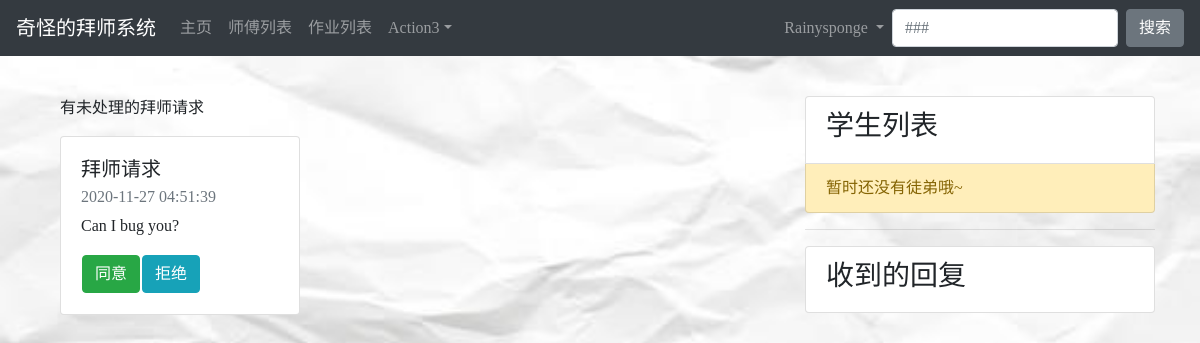
The page /Apprenticeship/require/ (signed in) on the database as committed earlier.
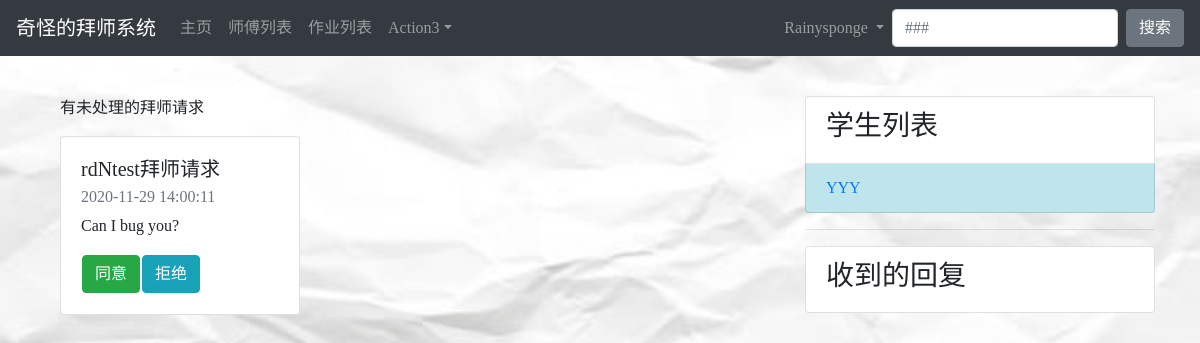
The same page on the database as committed later.
### Apprenticeship/models.py (models this page shows, shortened)
class ApprenticeRequest(models.Model):
    user = models.ForeignKey(User, on_delete=models.DO_NOTHING, null=True)
    teacher = models.ForeignKey(Teacher, on_delete=models.DO_NOTHING)
    created_time = models.DateTimeField(auto_now_add=True)
    result = models.IntegerField(default=0)  # 0表示请求中，1表示请求成功，2表示请求失败

### user/models.py (models this page shows, shortened)
class Student(models.Model):
    user = models.OneToOneField(User, on_delete=models.CASCADE, null=True)
    student_name = models.CharField(max_length=10, null=True)
    enter_time = models.DateTimeField(null=True, blank=True)
    help = models.CharField(max_length=50, null=True)
    self_introduction = RichTextUploadingField(null=True)

### Apprenticeship/views.py (the view)
# urls.py: path('require/', views.Apprentice_detail, name='Apprentice_detail'),
def Apprentice_detail(request):
    user = request.user
    teacher = Teacher.objects.get(user=user)
    apprentice_requests = ApprenticeRequest.objects.filter(teacher=teacher, result=0)
    my_students_requests = ApprenticeRequest.objects.filter(teacher=teacher, result=1)
    response_list = ApprenticeRequest.objects.filter(user=user)
    context = {}
    context['response_list'] = response_list
    context['apprentice_requests'] = apprentice_requests
    context['my_students_requests'] = my_students_requests[0:4]
    context['my_students_nums'] = len(my_students_requests)
    return render(request, 'Apprenticeship/Apprentice_detail.html', context)

### user/models.py (called while the page is built)
def get_teacher(self):
    if Teacher.objects.filter(user=self).exists():
        teacher = Teacher.objects.get(user=self)
        return teacher
    else:
        return ''

def get_Profile(self):
    if Profile.objects.filter(user=self).exists():
        profile = Profile.objects.get(user=self)
        return profile
    else:
        return ''

### Apprenticeship/templates/Apprenticeship/Apprentice_detail.html (shortened to what this page needs)
{% extends 'base.html' %}
{% block bodyBack %}
<body class="bg-light" style="background-image:url('/media/apprentice_bg.jpg');background-repeat:no-repeat ;background-size:100% 100%; background-attachment: fixed;">
{% endblock %}
{% block content %}
    <br>
    <br>
    <div class="container">
        <div class="row">
            <div class="col-md-8">
                <div class="container">
                    <div class="row row-cols-3">
                        {% for apprentice_request in apprentice_requests %}
                        <div class="col">
                            <p>有未处理的拜师请求</p>
                            <div class="card" style="width: 15rem;">
                                <div class="card-body">
                                    <h5 class="card-title">{{ apprentice_request.user.student.student_name  }}拜师请求</h5>
                                    <h6 class="card-subtitle mb-2 text-muted">{{ apprentice_request.created_time|date:"Y-m-d H:i:s"  }}</h6>
                                    <p class="card-text">
                                        {% if apprentice_request.user.student.help %}
                                            {{ apprentice_request.user.student.help  }}
                                        {% else %}
                                            Can I bug you?
                                        {% endif %}
                                    </p>
                                    <table>
                                        <tr>
                                         <td>
                                            <form action="{% url 'Apprentice_agree' apprentice_request.pk %}" method="POST" style="overflow:hidden">
                                                <button type="submit" class="btn btn-success" onclick="apprenticeAgree()">同意</button>
                                            </form>
                                         </td>
                                         <td>
                                            <form action="{% url 'Apprentice_refuse' apprentice_request.pk %}" method="POST" style="overflow:hidden">
                                                <button type="submit" class="btn btn-info" onclick="apprenticeRefuse()">拒绝</button>
                                            </form>
                                         </td>
                                        </tr>
                                       </table>
                                </div>
                            </div>
                        </div>
                {% endfor %}
                    </div>
                </div>
            </div>
            <div class="col-md-4">
                    <ul class="list-group">
                        <li class="list-group-item"><h3>学生列表</h3></li>
                        {% for my_students_request in my_students_requests %}
                            {% if my_students_request.user.student.student_name %}
                                <li class="list-group-item list-group-item-info">
                                    <a href="{% url 'student_info_outside' my_students_request.user.pk %}" >
                                        {{ my_students_request.user.student.student_name }}
                                    </a>
                                </li>
                            {% else %}
                            <li class="list-group-item list-group-item-info">
                                一个不愿意透露姓名的学生
                            </li>
                            {% endif %}
                        {% empty %}
                            <li class="list-group-item list-group-item-warning">暂时还没有徒弟哦~</li>
                        {% endfor %}
                      </ul>
                      <hr>
                      <ul class="list-group">
                        <li class="list-group-item"><h3>收到的回复</h3></li>
                      </ul>
            </div>
        </div>
    </div>
    <br>
{% endblock %}

### templates/base.html (shortened to what this page needs)
{% load staticfiles %}
<!DOCTYPE html>
<html lang="zh-CN">
<head>
    <link rel="stylesheet" href="{% static 'font-awesome-4.7.0/css/font-awesome.min.css' %}">
    <link rel="stylesheet" href="{% static 'bootstrap-4.5.0-dist/css/bootstrap.min.css' %}">
</head>
{% block bodyBack %}{% endblock %}
    <nav class="navbar navbar-expand-md navbar-dark bg-dark fixed-top">
        <a class="navbar-brand" href="#">奇怪的拜师系统</a>
        <div class="collapse navbar-collapse" id="navbarsExampleDefault">
            <ul class="navbar-nav mr-auto">
            <li class="nav-item">
                <a class="nav-link {% block homeActive %}{% endblock %}" href="{% url 'home' %}">主页<span class="sr-only">(current)</span></a>
            </li>
            <li class="nav-item">
                <a class="nav-link {% block TeaActive %}{% endblock %}" href="{% url 'teacher_list' %}">师傅列表<span class="sr-only">(current)</span></a>
            </li>
            <li class="nav-item">
                <a class="nav-link {% block homeworkActive %}{% endblock %}" href="{% url 'homework_detail' %}">作业列表<span class="sr-only">(current)</span></a>
            </li>
            <li class="nav-item dropdown">
                <a class="nav-link dropdown-toggle " href="#" id="dropdown01" data-toggle="dropdown" aria-haspopup="true" aria-expanded="false">Action3</a>
            </li>
            </ul>
            <ul class="nav navbar-nav">
            {% if not user.is_authenticated %}
                    <li class="nav-item">
                    <a class="nav-link" href="{% url 'login' %}?from={{ request.get_full_path }}">登录</a>
                    </li>
                    <li class="nav-item">
                    <a class="nav-link" href="{% url 'register' %}?from={{ request.get_full_path }}">注册</a>
                    </li>
            {% else %}
                      <li class="nav-item dropdown">
                        <a class="nav-link dropdown-toggle" href="#" id="navbarDropdown" role="button" data-toggle="dropdown" aria-haspopup="true" aria-expanded="false">
                          {{ user.username }}
                        </a>
                  </li>
            {% endif %}
            </ul>
            <form class="form-inline my-2 my-lg-0" action="#">
                <div class="form-group">
                    <input class="form-control mr-sm-2" type="text" name="wd" placeholder="###" aria-label="Search">
                </div>
                <button class="btn btn-secondary my-2 my-sm-0" type="submit">搜索</button>
            </form>
        </div>
    </nav>
    <br>
    <br>
    {% block content %}{% endblock %}
</body>
</html>

### templates/base.html (style rules this page uses)
html { height: 100%; }
body { display: flex; flex-direction: column; height: 100%; font-family: '微软雅黑'; }

Rows that differ between the two databases and show on the page:
removed ApprenticeRequest: created_time "2020-11-27 04:51:39", shows "Can I bug you?"
added ApprenticeRequest: user.student.student_name "rdNtest", created_time "2020-11-29 14:00:11", shows "Can I bug you?"
added ApprenticeRequest: user.student.student_name "YYY", shown under "学生列表"
Other text that changed with them:
text no longer shown: "暂时还没有徒弟哦~"
